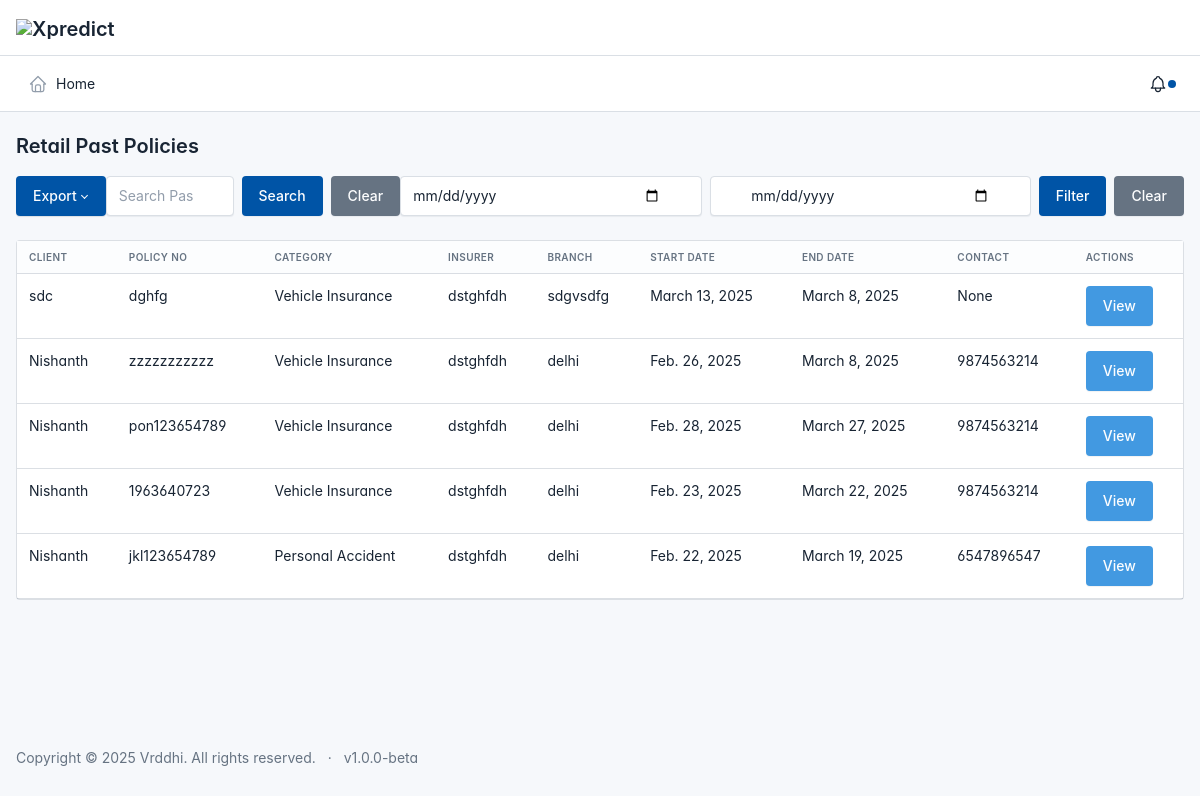
The page /retail-past-policy/ on the database its author committed.
### Riva/models.py (models this page shows)
class retailpolicies(models.Model):
    uid=models.ForeignKey(User,on_delete=models.CASCADE)
    cid=models.ForeignKey(clients,on_delete=models.CASCADE)
    retpol=models.ForeignKey(inscategory,on_delete=models.CASCADE,default=inscategory.DEFAULT_PK)
    inscomp=models.ForeignKey(insurancecomp,on_delete=models.CASCADE)
    insbranch=models.ForeignKey(insurancebranch,on_delete=models.CASCADE,default=insurancebranch.DEFAULT_PK)
    strtdate=models.DateField(default=date.today)
    enddate=models.DateField(default=date.today)
    amtpd=models.FloatField(default=0)
    gstval=models.FloatField(default=0)
    amount_insured=models.FloatField(default=0)
    amtpdgst=models.FloatField(default=0)
    polno=models.CharField(max_length=50,default="",null=True,blank=True)
    newpolcopy=models.ManyToManyField(policycopy, blank=True, related_name='policycopy')
    rtcreated_at = models.DateField(auto_now_add=True)
    renewals=models.BooleanField(default=False)

class clients(models.Model):
    DEFAULT_PK=1
    cname=models.CharField(max_length=100,default="",null=True,blank=True)
    caddress=models.CharField(max_length=500,default="",null=True,blank=True)
    ccontact=models.CharField(max_length=15,default="",null=True,blank=True)
    cemail=models.CharField(max_length=100,default="",null=True,blank=True)

class inscategory(models.Model):
    DEFAULT_PK=1
    insname=models.CharField(max_length=100,default="",null=True,blank=True)

class insurancecomp(models.Model):
    DEFAULT_PK=1
    insname=models.CharField(max_length=200,default="",null=True,blank=True)

class insurancebranch(models.Model):
    DEFAULT_PK=1
    inscomp=models.ForeignKey(insurancecomp,on_delete=models.CASCADE)
    insbranch=models.CharField(max_length=200,default="",null=True,blank=True)
    branch_pincode = models.CharField(max_length=20, null=True, blank=True)

class personal_Accident(models.Model):
    uid=models.ForeignKey(User,on_delete=models.CASCADE)
    cid=models.ForeignKey(clients,on_delete=models.CASCADE)
    category=models.ForeignKey(inscategory,on_delete=models.CASCADE,default=inscategory.DEFAULT_PK)
    inscomp_name=models.ForeignKey(insurancecomp,on_delete=models.CASCADE)
    ins_branch=models.ForeignKey(insurancebranch,on_delete=models.CASCADE)
    policy_no=models.CharField(max_length=50,default="",blank=True,null=True)
    contact_person=models.CharField(max_length=50,default="",blank=True,null=True)
    dateof_reg=models.DateField(default=date.today,blank=True,null=True)
    pincode=models.CharField(max_length=50,default="",blank=True,null=True)
    aadhar=models.CharField(max_length=50,default="",blank=True,null=True)
    pan_card=models.CharField(max_length=50,default="",blank=True,null=True)
    age=models.IntegerField(blank=True,null=True)
    dob=models.DateField(default=date.today,blank=True,null=True)
    nominee_name=models.CharField(max_length=50,default="",blank=True,null=True)
    relationship=models.CharField(max_length=50,default="",blank=True,null=True)
    nominee_age=models.IntegerField(blank=True,null=True)
    amount_insured=models.FloatField(blank=True,null=True)
    premium=models.FloatField(blank=True,null=True)
    p_gst=models.FloatField(blank=True,null=True)
    total_gst=models.FloatField(blank=True,null=True)
    start_date=models.DateField(default=date.today)
    end_date=models.DateField(default=date.today)
    renewals=models.BooleanField(default=False)

### Riva/views.py (the view, shortened to what this page needs)
# urls.py: path('retail-past-policy/', views.retail_Past_policy, name='retail_past_policies'),
def retail_Past_policy(request):
    past_policies = retailpolicies.objects.filter(renewals=True).order_by('-id')
    personal=personal_Accident.objects.filter(renewals=True).order_by('-id')
    search_query = request.GET.get('search', '').strip()
    return render(request, 'xp/retail_past_policy.html', {
        'past_policies': past_policies,
        'personals': personal,
        'search_query':search_query,
    })

### Riva/context_processors.py (called while the page is built, shortened)
def global_notifications(request):
    current_user = request.user
    if isinstance(current_user, AnonymousUser) or not current_user.is_authenticated:
        return {
            'notifications': [],  # Empty notifications if not authenticated
            'followups': [],
        }

### app/context_processors.py (called while the page is built, shortened)
def group_buttons(request):
    return {
        'group_buttons': GroupButton.objects.all()
    }

def modules_with_submodules(request):
    if not request.user.is_authenticated:
        return {}  # Return an empty context for unauthenticated users

### templates/xp/retail_past_policy.html (shortened to what this page needs)
{% extends "base.html" %}
{% block content %}
<div class="container-fluid"><br>
    <h2> Retail Past Policies</h2>
    <div class="input-icon d-flex flex-column flex-sm-row mb-4">
      <div class="btn-group mb-2 mb-sm-0">
          <button class="btn btn-primary dropdown-toggle" data-bs-toggle="dropdown" aria-expanded="false">
              Export
          </button>
      </div>
      <form method="GET" action="" class="d-flex flex-column flex-sm-row align-items-start">
          <input
              type="text"
              name="search"
              value="{{ search_query }}"
              class="hides form-control mb-2 mb-sm-0"
              placeholder="Search Past policies…"
              aria-label="Search Confirmed Orders">
          <button type="submit" class="hides btn btn-primary ms-2 mb-2 mb-sm-0">Search</button>
          <button
              type="button"
              class="hides btn btn-secondary ms-2 mb-2 mb-sm-0"
              onclick="clearSearch()">Clear</button>
      </form>
      <form id="filter-form" method="GET" action="{% url 'renewal_filter_policies' %}" class="d-flex flex-column flex-sm-row gap-2 w-100">
        <input type="date" id="start-date" name="start-date" class="hides form-control form-control-md" required>
        <input type="date" id="end-date" name="end-date" class="hides form-control form-control-md" required>
        <button type="submit" class="hides btn btn-primary btn-md">Filter</button>
        <button type="button" class="hides btn btn-secondary btn-md" onclick="clearSearch()">Clear</button>
      </form>
  </div>
  <div class="card">
    <div id="table-default" class="table-responsive">
        <table class="table">
            <thead>
                <tr>
                    <th><label>Client</label></th>
                    <th><label>Policy No</label></th>
                    <th><label>Category</label></th>
                    <th><label>Insurer</label></th>
                    <th><label>Branch</label></th>
                    <th><label>Start Date</label></th>
                    <th><label>End Date</label></th>
                    <th><label>Contact</label></th>
                    <th class="hides"><label>Actions</label></th>
                </tr>
            </thead>
            <tbody id="data-table">
                {% for rp in past_policies %}
                <tr>
                    <td>{{ rp.cid.cname }}</td>
                    <td>{{ rp.polno }}</td>
                    <td>{{ rp.retpol.insname}}</td>
                    <td>{{ rp.inscomp.insname }}</td>
                    <td>{{ rp.insbranch.insbranch }}</td>
                    <td>{{ rp.strtdate }}</td>
                    <td>{{ rp.enddate }}</td>
                    <td>{{ rp.cid.ccontact }}</td>
                    <td class="hides">
                        <a class="btn btn-info" href="{% url 'i_policy_details'  rp.id %}">
                            View
                        </a>
                    </td>
                </tr>
                {% endfor %}
                {% for pa in personals %}
                <tr>
                    <td>{{ pa.cid.cname }}</td>
                    <td>{{ pa.policy_no }}</td>
                    <td>{{ pa.category.insname }}</td>
                    <td>{{ pa.inscomp_name.insname }}</td>
                    <td>{{ pa.ins_branch.insbranch }}</td>
                    <td>{{pa.start_date}}</td>
                    <td>{{pa.end_date}}</td>
                    <td>{{ pa.cid.ccontact }}</td>
                    <td class="hides">
                        <a class="btn btn-info" href="{% url 'personal_accident_details'  pa.id %}">
                            View
                        </a>
                    </td>
                </tr>
                {% endfor %}
            </tbody>
        </table>
    </div>
  </div>
  </div>
{% endblock  %}

### templates/base.html (style rules this page uses)
:root { --tblr-font-sans-serif: 'Inter Var', -apple-system, BlinkMacSystemFont, San Francisco, Segoe UI, Roboto, Helvetica Neue, sans-serif; }
body { font-feature-settings: "cv03", "cv04", "cv11"; }

### rows shown on the page
retailpolicies: cid.cname "sdc", polno "dghfg", retpol.insname "Vehicle Insurance", inscomp.insname "dstghfdh", insbranch.insbranch "sdgvsdfg", strtdate "March 13, 2025", enddate "March 8, 2025", cid.ccontact "None"
retailpolicies: cid.cname "Nishanth", polno "zzzzzzzzzzz", retpol.insname "Vehicle Insurance", inscomp.insname "dstghfdh", insbranch.insbranch "delhi", strtdate "Feb. 26, 2025", enddate "March 8, 2025", cid.ccontact "9874563214"
retailpolicies: cid.cname "Nishanth", polno "pon123654789", retpol.insname "Vehicle Insurance", inscomp.insname "dstghfdh", insbranch.insbranch "delhi", strtdate "Feb. 28, 2025", enddate "March 27, 2025", cid.ccontact "9874563214"
retailpolicies: cid.cname "Nishanth", polno "1963640723", retpol.insname "Vehicle Insurance", inscomp.insname "dstghfdh", insbranch.insbranch "delhi", strtdate "Feb. 23, 2025", enddate "March 22, 2025", cid.ccontact "9874563214"
personal_Accident: cid.cname "Nishanth", policy_no "jkl123654789", category.insname "Personal Accident", inscomp_name.insname "dstghfdh", ins_branch.insbranch "delhi", start_date "Feb. 22, 2025", end_date "March 19, 2025", cid.ccontact "6547896547"
